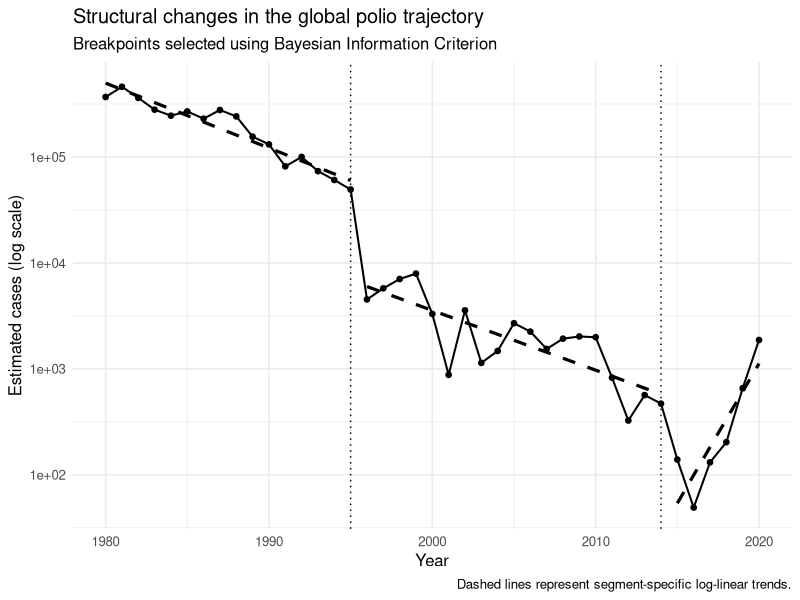
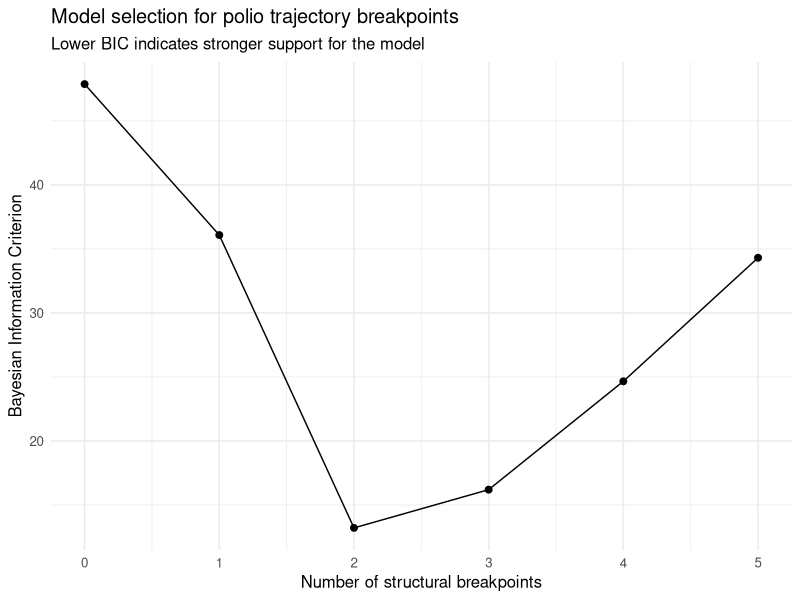
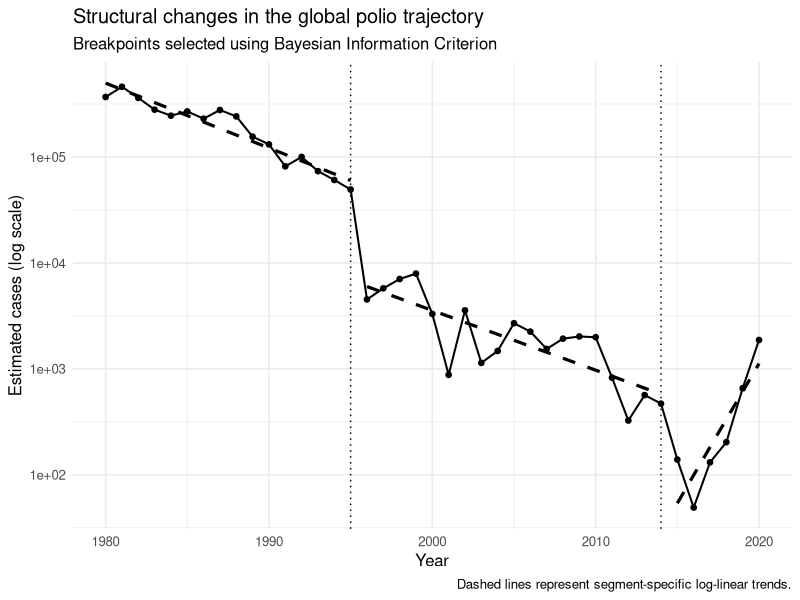
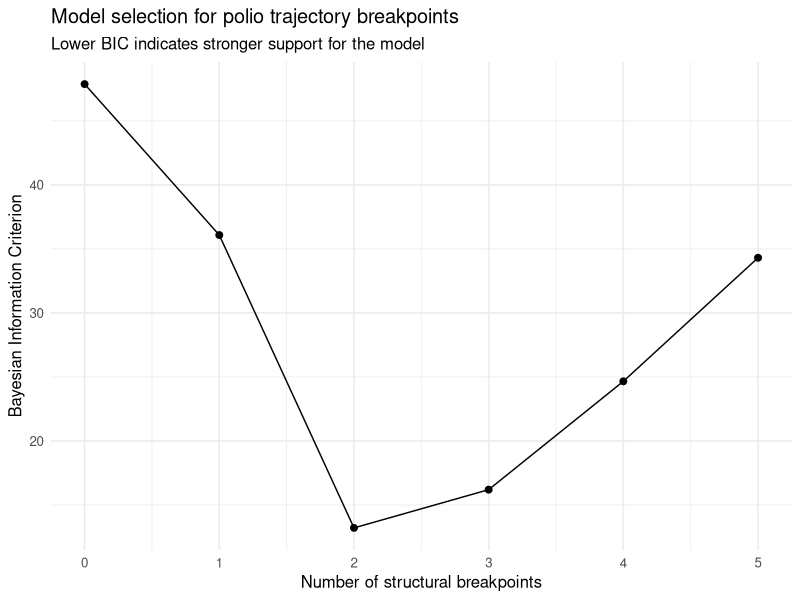

Recreate these plots in R, in order.
# 04_change_point_analysis.R
#
# Project: Polio Eradication



# 1. Load packages 

library(tidyverse)
library(here)
library(strucchange)


# 2. Create output directories if required 

if (!dir.exists(here("plots"))) {
  dir.create(
    here("plots"),
    recursive = TRUE
  )
}

if (!dir.exists(here("tables"))) {
  dir.create(
    here("tables"),
    recursive = TRUE
  )
}


# IMPORT DATA



# 3. Import annual polio trajectory

annual_trajectory <- read_csv(
  here(
    "data",
    "processed",
    "polio_annual_trajectory.csv"
  ),
  show_col_types = FALSE
)


# PREPARE ANALYSIS DATA



# 4. Prepare log-transformed annual case series

change_point_data <- annual_trajectory |>
  select(
    year,
    total_estimated_cases
  ) |>
  mutate(
    
    log10_cases =
      log10(
        total_estimated_cases + 1
      )
  )


change_point_data


# TEST FOR STRUCTURAL CHANGE


# 5. Test whether the trajectory is statistically stable over time

f_statistics <- Fstats(
  log10_cases ~ year,
  data = change_point_data
)


structural_change_test <- sctest(
  f_statistics
)


structural_change_test


# 6. Save structural change test result

structural_change_results <- tibble(
  
  test =
    structural_change_test$method,
  
  statistic =
    unname(
      structural_change_test$statistic
    ),
  
  p_value =
    structural_change_test$p.value
)


structural_change_results


# BREAKPOINT ANALYSIS



# 7. Estimate possible structural breakpoints
# h = 0.15 requires each segment to contain approximately 15% or more of the total observations.

breakpoint_model <- breakpoints(
  log10_cases ~ year,
  data = change_point_data,
  h = 0.15
)


summary(
  breakpoint_model
)


# MODEL SELECTION



# 8. Compare models using Bayesian Information Criterion

bic_values <- AIC(
  breakpoint_model,
  k = log(
    nrow(
      change_point_data
    )
  )
)


bic_table <- tibble(
  
  n_breakpoints =
    as.integer(
      names(
        bic_values
      )
    ),
  
  BIC =
    as.numeric(
      bic_values
    )
)


bic_table


# 9. Select number of breakpoints with lowest BIC

selected_n_breakpoints <- bic_table |>
  slice_min(
    order_by = BIC,
    n = 1,
    with_ties = FALSE
  ) |>
  pull(
    n_breakpoints
  )


selected_n_breakpoints


# SELECT BREAKPOINT MODEL



# 10. Extract selected breakpoint model

selected_breakpoints <- breakpoints(
  breakpoint_model,
  breaks = selected_n_breakpoints
)


selected_breakpoints


# 11. Extract breakpoint positions

breakpoint_indices <- selected_breakpoints$breakpoints


breakpoint_indices <- breakpoint_indices[
  !is.na(
    breakpoint_indices
  )
]


# 12. Convert breakpoint positions to years

if (
  length(
    breakpoint_indices
  ) > 0
) {
  
  breakpoint_table <- tibble(
    
    breakpoint_number =
      seq_along(
        breakpoint_indices
      ),
    
    break_after_year =
      change_point_data$year[
        breakpoint_indices
      ],
    
    next_segment_start =
      change_point_data$year[
        breakpoint_indices + 1
      ]
  )
  
} else {
  
  breakpoint_table <- tibble(
    
    breakpoint_number =
      integer(),
    
    break_after_year =
      numeric(),
    
    next_segment_start =
      numeric()
  )
}


breakpoint_table


# BREAKPOINT CONFIDENCE INTERVALS



# 13. Estimate confidence intervals for selected breakpoints

if (
  selected_n_breakpoints > 0
) {
  
  breakpoint_confidence_intervals <- confint(
    breakpoint_model,
    breaks = selected_n_breakpoints
  )
  
  print(
    breakpoint_confidence_intervals
  )
}


# CREATE SEGMENTS



# 14. Assign each year to its selected trajectory segment

if (
  selected_n_breakpoints > 0
) {
  
  segment_factor <- breakfactor(
    breakpoint_model,
    breaks = selected_n_breakpoints
  )
  
} else {
  
  segment_factor <- factor(
    rep(
      "segment1",
      nrow(
        change_point_data
      )
    )
  )
}


change_point_data <- change_point_data |>
  mutate(
    segment = segment_factor
  )


change_point_data


# SEGMENT-SPECIFIC TRENDS



# 15. Fit separate log-linear trends within each segment

segment_trends <- change_point_data |>
  group_by(
    segment
  ) |>
  group_modify(
    ~ {
      
      model <- lm(
        log10_cases ~ year,
        data = .x
      )
      
      slope <-
        coef(
          model
        )[["year"]]
      
      tibble(
        
        start_year =
          min(
            .x$year
          ),
        
        end_year =
          max(
            .x$year
          ),
        
        n_years =
          nrow(
            .x
          ),
        
        slope_log10 =
          slope,
        
        annual_percent_change =
          (
            10^slope -
              1
          ) *
          100,
        
        r_squared =
          summary(
            model
          )$r.squared
      )
    }
  ) |>
  ungroup()


segment_trends


# FITTED VALUES



# 16. Generate fitted values for each segment

fitted_segments <- change_point_data |>
  group_by(
    segment
  ) |>
  group_modify(
    ~ {
      
      model <- lm(
        log10_cases ~ year,
        data = .x
      )
      
      .x |>
        mutate(
          
          fitted_log10 =
            predict(
              model
            ),
          
          fitted_cases =
            10^fitted_log10 -
            1
        )
    }
  ) |>
  ungroup()


# PLOT BREAKPOINT MODEL



# 17. Plot observed and fitted trajectory

plot_breakpoints <- fitted_segments |>
  ggplot(
    aes(
      x = year,
      y = total_estimated_cases
    )
  ) +
  geom_line(
    linewidth = 0.7
  ) +
  geom_point(
    size = 1.6
  ) +
  geom_line(
    aes(
      y = fitted_cases,
      group = segment
    ),
    linewidth = 1.1,
    linetype = "dashed"
  ) +
  geom_vline(
    data = breakpoint_table,
    aes(
      xintercept = break_after_year
    ),
    linetype = "dotted"
  ) +
  scale_y_log10() +
  labs(
    title = "Structural changes in the global polio trajectory",
    subtitle = "Breakpoints selected using Bayesian Information Criterion",
    x = "Year",
    y = "Estimated cases (log scale)",
    caption = "Dashed lines represent segment-specific log-linear trends."
  ) +
  theme_minimal(
    base_size = 12
  )


plot_breakpoints


ggsave(
  here(
    "plots",
    "06_polio_change_point_analysis.png"
  ),
  plot_breakpoints,
  width = 10,
  height = 6,
  dpi = 300
)


# BIC PLOT



# 18. Plot BIC across candidate breakpoint models

plot_bic <- bic_table |>
  ggplot(
    aes(
      x = n_breakpoints,
      y = BIC
    )
  ) +
  geom_line() +
  geom_point(
    size = 2
  ) +
  labs(
    title = "Model selection for polio trajectory breakpoints",
    subtitle = "Lower BIC indicates stronger support for the model",
    x = "Number of structural breakpoints",
    y = "Bayesian Information Criterion"
  ) +
  theme_minimal(
    base_size = 12
  )


plot_bic


ggsave(
  here(
    "plots",
    "07_breakpoint_model_selection.png"
  ),
  plot_bic,
  width = 8,
  height = 5,
  dpi = 300
)


# SAVE OUTPUTS



write_csv(
  structural_change_results,
  here(
    "tables",
    "polio_structural_change_test.csv"
  )
)


write_csv(
  bic_table,
  here(
    "tables",
    "polio_breakpoint_bic.csv"
  )
)


write_csv(
  breakpoint_table,
  here(
    "tables",
    "polio_selected_breakpoints.csv"
  )
)


write_csv(
  segment_trends,
  here(
    "tables",
    "polio_segment_trends.csv"
  )
)


write_csv(
  fitted_segments,
  here(
    "data",
    "processed",
    "polio_change_point_fitted.csv"
  )
)



message(
  "Polio change-point analysis complete."
)
